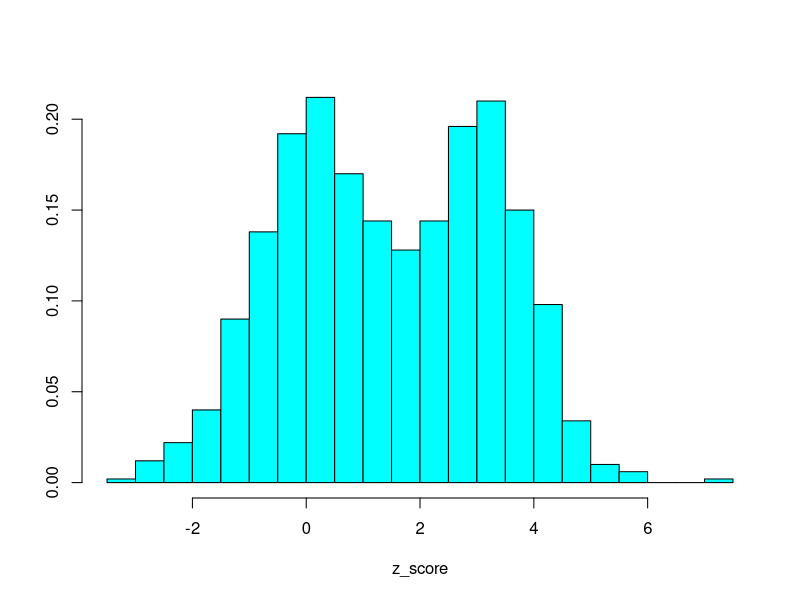
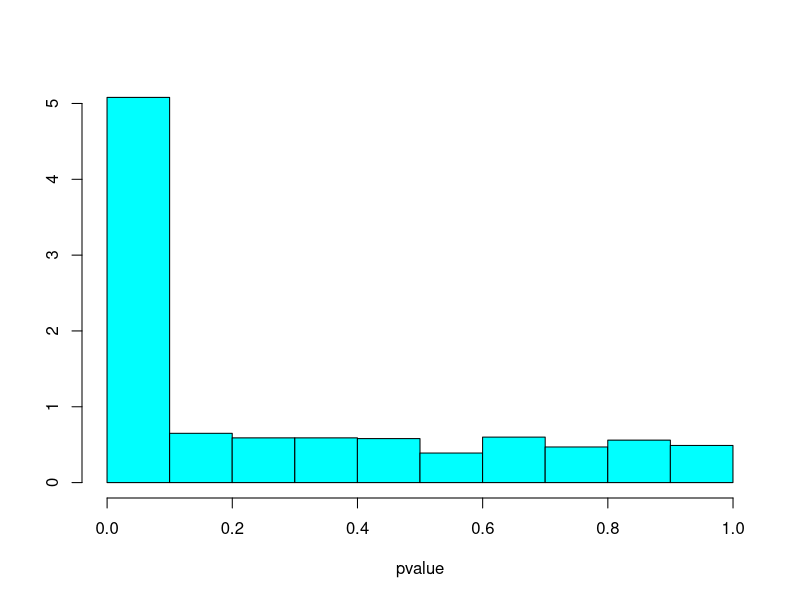
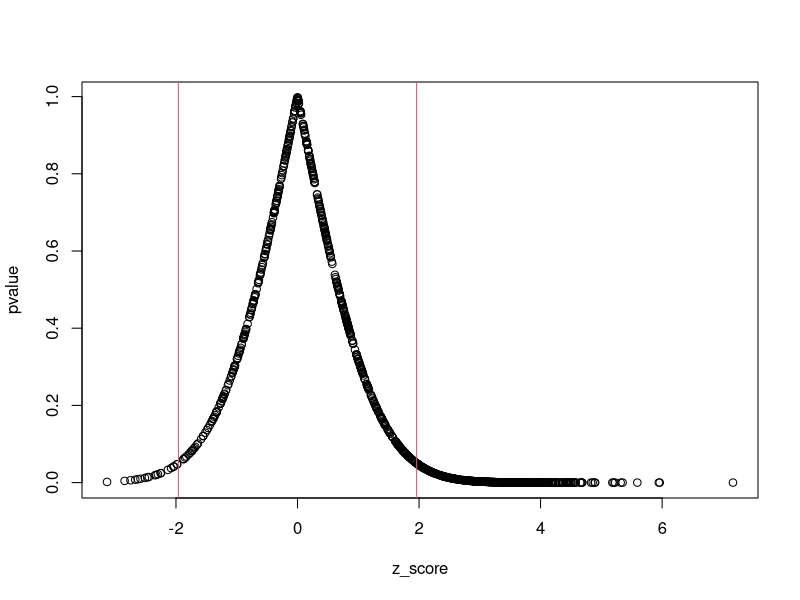
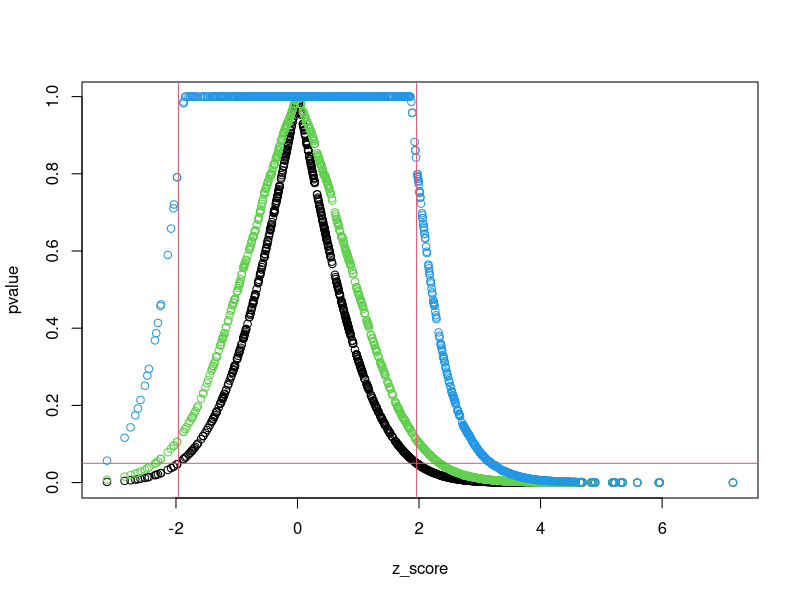
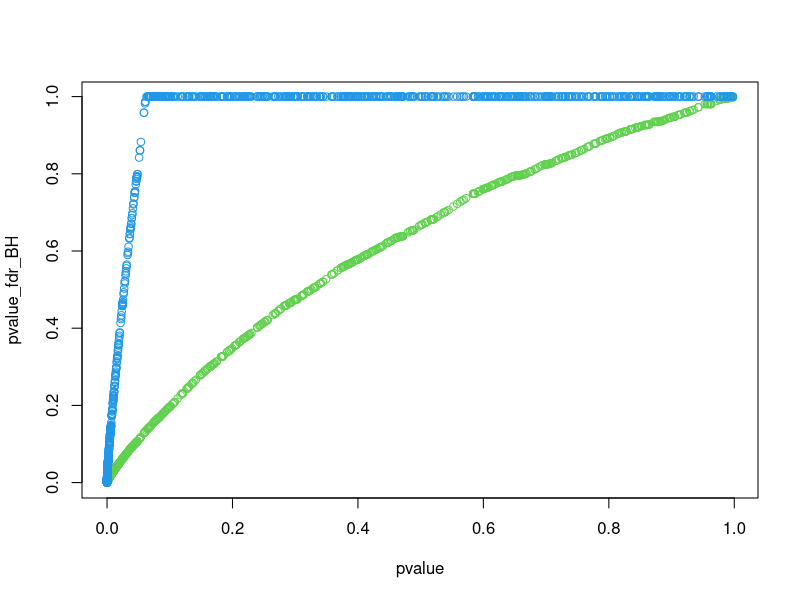

Here is the R script that generated these plots, in order:
## R_Demo_Model_Evaluation_false_discovery_rate.R
##########################################################################
## INSTRUCTOR: Christopher Fariss
## COURSE NAME: Advanced Methods for Social Media and Textual Data (3B or 2F)
## University of Essex Summer School 2022
##
## Date: 2022-08-17
##
## Please e-mail me if you find any errors or have and suggestions
## e-mail: cjf0006@gmail.com
## e-mail: cjfariss@umich.edu
##########################################################################
## Introduction to tutorial:
##
## False Discovery Rate:
## the expected proportion of false discoveries among the rejected hypotheses
##
## Use this tool when you have many more columns of data than rows of data
##
## Penalize the calculated p_values.
## There are many possible corrections, many of which are available in R.
## The simplest criterion is to simply increase the threshold (decrease the p-value size) at which the researcher reports evidence of non-zero relationship.
##
## In general, these tools are designed to reduce the rate of false positives with respect to the hypothesis test under consideration.
## In other words, the methods penalize the standard p-value to reduce false discovery rate which is when we incorrectly reject the null hypothesis that there is no real effect.
## This means we pay a cost of more type II errors (false negatives) in an effort to reduce the rate of type I error (false positives).
##
## When the number of observations we have is limited, these corrections are useful to consider.
## In cases of large-scale datasets, consider using an out of sample testing procedure to reduce the false discovery rate.
##
## See for many other options see the R documentation here http://www.strimmerlab.org/notes/fdr.html
##
## As we discussed with the definitions of precision, recall, and accuracy, there is no strict advice on which p-value adjustment to use.
##
## Depending on the substantive goal of the modeling effort, the researcher may wish to minimize false positives or false negatives (identify all potential units that are of some class for further analysis).
##
## In an exploratory study, the researcher may wish to describe all potentially significant relationships as a starting point for additional research.
##
## If there are potential costs associated with the study, in particular for vulnerable populations, then considering a stricter criterion for reporting a statistically significant finding may be advisable.
##
## Keep in mind though, that not passing a threshold for statistically significant and thus rejecting a null hypothesis is distinct from estimating the precision of a null effect.
##
## Usually, these corrections are for large-scale hypothesis testing: i.e., 100s or 1000s of tests. If you had 100s of tests and only a handful produced a significant result, we would want to use a correction to rule out false positives.
## On the other hand, 100s of tests in which nearly all produce a significant test statistic probably may provide the researcher with a lot of confidence that the modelled relationships are capturing a true substantive relationship.
##
## There are several methods of correction available in R. Bonferroni is the most conservative but not too bad in scenarios with a small number of tests. The penalty to the p-value increases as the number of tests increases.
##
##########################################################################

library(MASS)

## generate random variable to use as Z-score
n <- 1000
z_score <- rnorm(n, mean = c(rep(0, n/2), rep(3, n/2)))
truehist(z_score)

## transform Z-score into p-value
pvalue <- 2*pnorm(-abs(z_score))
truehist(pvalue)
plot(z_score, pvalue)
abline(v=1.96, col=2)
abline(v=-1.96, col=2)


## adjust for potential false discoveries using the BH (Benjamini & Hochberg) adjustment
pvalue_fdr_BH <- p.adjust(pvalue, method="BH")

## adjust for potential false discoveries using the BY (Benjamini-Yekutieli) adjustment
pvalue_fdr_BY <- p.adjust(pvalue, method="BY")

## plot adjusted p_value by original p_value
plot(z_score, pvalue)
points(z_score, pvalue_fdr_BH, col=3)
points(z_score, pvalue_fdr_BY, col=4)
abline(v=1.96, col=2)
abline(v=-1.96, col=2)
abline(h=.05, col=2)

## plot adjusted p_value by original p_value
plot(pvalue, pvalue_fdr_BH, col=3)
points(pvalue, pvalue_fdr_BY, col=4)


## if you are curious: calculate the BY adjustment in base R use the code below (this is modified from code out of the p.adjust function in R)
index <- length(pvalue):1
o <- order(pvalue, decreasing = TRUE)
ro <- order(o)
q <- sum(1/(1:n))
pvalue_adjusted <- pmin(1, cummin(q * length(pvalue)/index * pvalue[o]))[ro]


## Evaluate the p-value corrections given a vecor of p-values
temp_list <- list()
for(i in 1:7){
  pvalues <- c(.01,.025, .05)
  pvalue_method <- c("holm", "hochberg", "hommel", "bonferroni", "BH", "BY", "fdr")
  adj_pvalue <- p.adjust(pvalues, method=pvalue_method[i])
  temp_list[[i]] <- data.frame(pvalue_method=pvalue_method[i], pvalues, adj_pvalue)
}
do.call("rbind", temp_list)
